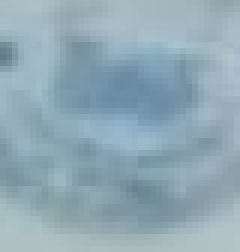
#> input picture ai/card_verification/registry/templates/national_id_yemen_v1/refs/stamp.png, 40 x 42 px (shown 6 times larger)
$ python augment_genuine.py --reference ../../../card_verification/registry/templates/national_id_yemen_v1/refs/stamp.png
#> lines starting #> are read from the running program, lines starting #| are printed output that depends on the picture
"""
Genuine sample augmentation for training data generation.

This module generates realistic genuine samples from a single reference logo
by applying capture-variation transforms (NOT content-altering edits).
These simulate real-world scanning/photography variations.
"""

import io
import json
import random
from dataclasses import asdict, dataclass
from datetime import datetime
from pathlib import Path
from typing import Dict, List, Optional, Tuple, Union
import argparse

import cv2
import numpy as np
from PIL import Image


@dataclass
class AugmentationLog:
    """Log entry for a generated sample."""
    filename: str
    class_label: str
    transforms_applied: List[str]
    parameters: Dict
    seed: int
    timestamp: str

    def to_dict(self) -> dict:
        return asdict(self)


class GenuineAugmenter:
    """
    Generate synthetic genuine samples with capture variations.

    These transforms simulate real-world capture conditions:
    - Scanner vs camera
    - Lighting variations
    - Minor alignment issues
    - Compression artifacts

    IMPORTANT: These are content-PRESERVING transforms only.
    No content-altering edits are applied; those belong to forged samples.
    """

    def __init__(self, seed: int = 42):
        """
        Initialize the augmenter.

        Args:
            seed: Random seed for reproducibility
        """
        self.rng = np.random.RandomState(seed)
        self.base_seed = seed

    def apply_rotation(
        self,
        img: np.ndarray,
        max_angle: float = 5.0
    ) -> Tuple[np.ndarray, Dict]:
        """Apply slight rotation to simulate document alignment variation."""
        angle = self.rng.uniform(-max_angle, max_angle)
        h, w = img.shape[:2]
        center = (w // 2, h // 2)

        M = cv2.getRotationMatrix2D(center, angle, 1.0)
        rotated = cv2.warpAffine(img, M, (w, h), borderMode=cv2.BORDER_REPLICATE)

        return rotated, {'rotation_angle': angle}

    def apply_scale(
        self,
        img: np.ndarray,
        scale_range: Tuple[float, float] = (0.95, 1.05)
    ) -> Tuple[np.ndarray, Dict]:
        """Apply slight scaling to simulate distance variations."""
        scale = self.rng.uniform(*scale_range)
        h, w = img.shape[:2]

        new_w, new_h = int(w * scale), int(h * scale)
        resized = cv2.resize(img, (new_w, new_h), interpolation=cv2.INTER_LINEAR)

        # Crop or pad to original size
        if scale > 1:
            # Crop center
            start_x = (new_w - w) // 2
            start_y = (new_h - h) // 2
            result = resized[start_y:start_y+h, start_x:start_x+w]
        else:
            # Pad to original size
            result = np.zeros_like(img)
            start_x = (w - new_w) // 2
            start_y = (h - new_h) // 2
            result[start_y:start_y+new_h, start_x:start_x+new_w] = resized

        return result, {'scale_factor': scale}

    def apply_blur(
        self,
        img: np.ndarray,
        sigma_range: Tuple[float, float] = (0.5, 1.5)
    ) -> Tuple[np.ndarray, Dict]:
        """Apply Gaussian blur to simulate focus variation."""
        sigma = self.rng.uniform(*sigma_range)
        # Kernel size must be odd
        ksize = int(sigma * 4) | 1
        blurred = cv2.GaussianBlur(img, (ksize, ksize), sigma)

        return blurred, {'blur_sigma': sigma}

    def apply_noise(
        self,
        img: np.ndarray,
        sigma_range: Tuple[float, float] = (5, 15)
    ) -> Tuple[np.ndarray, Dict]:
        """Apply Gaussian noise to simulate sensor noise."""
        sigma = self.rng.uniform(*sigma_range)
        noise = self.rng.randn(*img.shape) * sigma
        noisy = np.clip(img.astype(np.float32) + noise, 0, 255).astype(np.uint8)

        return noisy, {'noise_sigma': sigma}

    def apply_brightness_contrast(
        self,
        img: np.ndarray,
        brightness_range: Tuple[float, float] = (-25, 25),
        contrast_range: Tuple[float, float] = (0.9, 1.1)
    ) -> Tuple[np.ndarray, Dict]:
        """Apply brightness/contrast changes to simulate lighting variation."""
        brightness = self.rng.uniform(*brightness_range)
        contrast = self.rng.uniform(*contrast_range)

        adjusted = cv2.convertScaleAbs(img, alpha=contrast, beta=brightness)

        return adjusted, {'brightness': brightness, 'contrast': contrast}

    def apply_gamma(
        self,
        img: np.ndarray,
        gamma_range: Tuple[float, float] = (0.9, 1.1)
    ) -> Tuple[np.ndarray, Dict]:
        """Apply gamma correction to simulate exposure variation."""
        gamma = self.rng.uniform(*gamma_range)

        # Build lookup table
        inv_gamma = 1.0 / gamma
        table = np.array([((i / 255.0) ** inv_gamma) * 255
                         for i in np.arange(0, 256)]).astype("uint8")

        corrected = cv2.LUT(img, table)

        return corrected, {'gamma': gamma}

    def apply_jpeg_compression(
        self,
        img: np.ndarray,
        quality_range: Tuple[int, int] = (70, 95)
    ) -> Tuple[np.ndarray, Dict]:
        """Apply JPEG compression artifacts."""
        quality = int(self.rng.uniform(*quality_range))

        # Encode and decode via buffer
        encode_param = [int(cv2.IMWRITE_JPEG_QUALITY), quality]
        _, encoded = cv2.imencode('.jpg', img, encode_param)
        compressed = cv2.imdecode(encoded, cv2.IMREAD_COLOR if len(img.shape) == 3 else cv2.IMREAD_GRAYSCALE)

        return compressed, {'jpeg_quality': quality}

    def apply_vignetting(
        self,
        img: np.ndarray,
        strength_range: Tuple[float, float] = (0.1, 0.3)
    ) -> Tuple[np.ndarray, Dict]:
        """Apply subtle vignetting to simulate camera lens effect."""
        h, w = img.shape[:2]
        strength = self.rng.uniform(*strength_range)

        # Create radial gradient
        Y, X = np.ogrid[:h, :w]
        center_y, center_x = h / 2, w / 2

        # Distance from center, normalized
        dist = np.sqrt((X - center_x)**2 + (Y - center_y)**2)
        max_dist = np.sqrt(center_x**2 + center_y**2)
        dist_norm = dist / max_dist

        # Vignette mask
        vignette = 1 - strength * (dist_norm ** 2)

        if len(img.shape) == 3:
            vignette = vignette[:, :, np.newaxis]

        vignetted = np.clip(img * vignette, 0, 255).astype(np.uint8)

        return vignetted, {'vignette_strength': strength}

    def apply_paper_texture(
        self,
        img: np.ndarray,
        opacity_range: Tuple[float, float] = (0.02, 0.08)
    ) -> Tuple[np.ndarray, Dict]:
        """Apply subtle paper texture overlay."""
        h, w = img.shape[:2]
        opacity = self.rng.uniform(*opacity_range)

        # Generate Perlin-like noise for paper texture
        scale = self.rng.randint(20, 50)
        noise = self.rng.randn(h // scale + 1, w // scale + 1)
        noise = cv2.resize(noise.astype(np.float32), (w, h), interpolation=cv2.INTER_LINEAR)
        noise = (noise - noise.min()) / (noise.max() - noise.min())  # Normalize to [0, 1]

        # Convert to texture
        texture = ((noise - 0.5) * 255 * opacity).astype(np.float32)

        if len(img.shape) == 3:
            texture = texture[:, :, np.newaxis]

        textured = np.clip(img.astype(np.float32) + texture, 0, 255).astype(np.uint8)

        return textured, {'paper_texture_opacity': opacity}

    def generate_sample(
        self,
        reference: np.ndarray,
        num_transforms: int = 4
    ) -> Tuple[np.ndarray, List[str], Dict]:
        """
        Generate a single augmented genuine sample.

        Args:
            reference: Reference logo image
            num_transforms: Number of transforms to apply (random subset)

        Returns:
            Tuple of (augmented_image, transform_names, parameters)
        """
        # Available transforms
        transforms = [
            ('rotation', self.apply_rotation),
            ('scale', self.apply_scale),
            ('blur', self.apply_blur),
            ('noise', self.apply_noise),
            ('brightness_contrast', self.apply_brightness_contrast),
            ('gamma', self.apply_gamma),
            ('jpeg_compression', self.apply_jpeg_compression),
            ('vignetting', self.apply_vignetting),
            ('paper_texture', self.apply_paper_texture)
        ]

        # Select random subset
        num_to_apply = min(num_transforms, len(transforms))
        selected = random.sample(transforms, num_to_apply)

        # Apply transforms
        result = reference.copy()
        applied_names = []
        all_params = {}

        for name, func in selected:
            result, params = func(result)
            applied_names.append(name)
            all_params[name] = params

        return result, applied_names, all_params

    def generate_dataset(
        self,
        reference_path: Union[str, Path],
        output_dir: Union[str, Path],
        num_samples: int = 600,
        train_ratio: float = 0.8,
        log_path: Optional[Union[str, Path]] = None
    ) -> List[AugmentationLog]:
        """
        Generate a complete genuine sample dataset.

        Args:
            reference_path: Path to reference logo image
            output_dir: Base output directory
            num_samples: Total number of samples to generate
            train_ratio: Ratio of samples for training set
            log_path: Optional path to save generation log

        Returns:
            List of augmentation log entries
        """
#> called with output_dir = 'data/logo', num_samples = 100, train_ratio = 0.8
        # Load reference
        reference = cv2.imread(str(reference_path))
#> reference is the input picture: shape (42, 40, 3); mean B, G, R 181.8, 169.8, 144.7
        if reference is None:
            raise ValueError(f"Could not load reference image: {reference_path}")

        output_dir = Path(output_dir)
        train_dir = output_dir / 'train' / 'genuine'
        val_dir = output_dir / 'val' / 'genuine'

        train_dir.mkdir(parents=True, exist_ok=True)
        val_dir.mkdir(parents=True, exist_ok=True)

        # Split counts
        num_train = int(num_samples * train_ratio)
        num_val = num_samples - num_train

        logs = []

        # Generate training samples
        for i in range(num_train):
            seed = self.base_seed + i
            self.rng = np.random.RandomState(seed)
            random.seed(seed)

            sample, transforms, params = self.generate_sample(reference)
            filename = f"genuine_train_{i:04d}.png"
            filepath = train_dir / filename

            cv2.imwrite(str(filepath), sample)

            logs.append(AugmentationLog(
                filename=filename,
                class_label='genuine',
                transforms_applied=transforms,
                parameters=params,
                seed=seed,
                timestamp=datetime.now().isoformat()
            ))
#> this loop made 80 passes
#> transforms on passes 1, 2, 3, 4, 6, 7, 8, 9, 10, 12, 14: ['scale', 'rotation', 'gamma', 'blur'], ['rotation', 'brightness_contrast', 'gamma', 'scale'], ['jpeg_compression', 'scale', 'vignetting', 'noise'], ['brightness_contrast', 'jpeg_compression', 'noise', 'blur'], ['gamma', 'scale', 'noise', 'brightness_contrast'], ['paper_texture', 'gamma', 'scale', 'brightness_contrast'], ['scale', 'gamma', 'noise', 'rotation'], ['vignetting', 'brightness_contrast', 'blur', 'gamma'], ['noise', 'blur', 'scale', 'jpeg_compression'], ['noise', 'vignetting', 'brightness_contrast', 'gamma'], ['scale', 'noise', 'paper_texture', 'gamma']
#> pass 1, in apply_rotation, `rotated = cv2.warpAffine(img, M, (w, h), borderMode=cv2.BORDER_REPLICA..`:
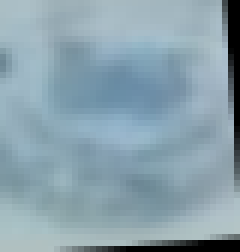
#> rotated: shape (42, 40, 3) (shown 6 times larger); mean of channels 0, 1, 2 172.8, 161.4, 137.6; drawn as B, G, R
#> pass 1, in apply_blur, `blurred = cv2.GaussianBlur(img, (ksize, ksize), sigma)`:
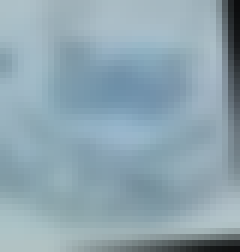
#> blurred: shape (42, 40, 3) (shown 6 times larger); mean of channels 0, 1, 2 176.2, 165, 141.6; drawn as B, G, R
#> after the loop, logs = 80 items

        # Generate validation samples
        for i in range(num_val):
            seed = self.base_seed + num_train + i
            self.rng = np.random.RandomState(seed)
            random.seed(seed)

            sample, transforms, params = self.generate_sample(reference)
            filename = f"genuine_val_{i:04d}.png"
            filepath = val_dir / filename

            cv2.imwrite(str(filepath), sample)

            logs.append(AugmentationLog(
                filename=filename,
                class_label='genuine',
                transforms_applied=transforms,
                parameters=params,
                seed=seed,
                timestamp=datetime.now().isoformat()
            ))
#> this loop made 20 passes
#> transforms on passes 3, 5: ['brightness_contrast', 'rotation', 'scale', 'vignetting'], ['rotation', 'vignetting', 'scale', 'gamma']
#> pass 1, in apply_paper_texture (call 35), `noise = cv2.resize(noise.astype(np.float32), (w, h), interpolation=cv2..`:
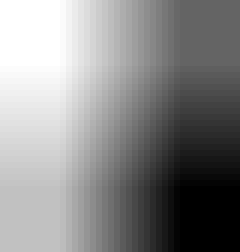
#> noise: shape (42, 40) float32 (shown 6 times larger); min -0.926, max 1.25, mean 0.247; drawn with min black and max white

        # Save log
        if log_path:
            with open(log_path, 'w') as f:
                json.dump([log.to_dict() for log in logs], f, indent=2)

        return logs


def main():
    """CLI entry point for generating genuine samples."""
    parser = argparse.ArgumentParser(description='Generate genuine samples')
    parser.add_argument('--reference', type=str, required=True,
                        help='Path to reference image')
    parser.add_argument('--output', type=str, default='data/logo',
                        help='Output directory')
    parser.add_argument('--count', type=int, default=100,
                        help='Number of samples to generate')
    parser.add_argument('--train_ratio', type=float, default=0.8,
                        help='Ratio of samples for training')
    parser.add_argument('--seed', type=int, default=42,
                        help='Random seed')
    parser.add_argument('--log', type=str, default=None,
                        help='Path to save generation log')
    parser.add_argument('--element', type=str, default='logo',
                        choices=['logo', 'stamp'], help='Element type')

    args = parser.parse_args()

    # Adjust output if element is stamp
    output_dir = args.output
    if args.element == 'stamp' and output_dir == 'data/logo':
        output_dir = 'data/stamp'

    augmenter = GenuineAugmenter(seed=args.seed)
    logs = augmenter.generate_dataset(
        reference_path=args.reference,
        output_dir=output_dir,
        num_samples=args.count,
        train_ratio=args.train_ratio,
        log_path=args.log
    )

    print(f"Generated {len(logs)} genuine samples")
#| Generated 100 genuine samples


if __name__ == '__main__':
    main()
